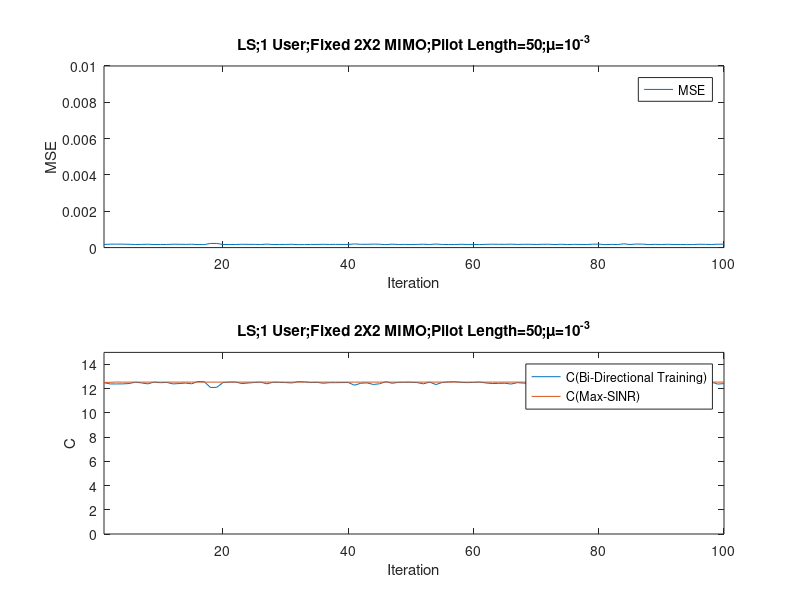

Write MATLAB code to recreate this figure.
%1 user, 2X2 MIMO Channel
%Turn Off Private Channel 
%calculate MSE
%LS Filter
clc
clear

H=[randn(1,1)+1i*randn(1,1) randn(1,1)+1i*randn(1,1);randn(1,1)+1i*randn(1,1) randn(1,1)+1i*randn(1,1)];

v=[0;0];
g=[1;1];
g_w=[1;1]
g=g/norm(g);
g_w=g_w/norm(g_w);

sigma = sqrt(10^(-3));
StepSize = 10^(-3);

R=H*H'+sigma^2*eye(2);
2/max(eig(R));


MSE = zeros(1,10^(7));
LS_LMS = zeros(1,10^(7));
MMSE = zeros(1,10^(7));
C = zeros(1,10^(7));
C_Wiener = zeros(1,10^(7));
SINR = zeros(1,10^(7));
SINR_C_Wiener= zeros(1,10^(7));

i = 50; %FilterLength

for iteration = 1:100

    iteration
    
    v=[0;0];
    g=[1;1];
    g=g/norm(g);
    
    v=[1;1];
    v=v/norm(v);
    
    g_w=[1;1];
    g_w=g_w/norm(g_w);
   
    
    for loop=1:iteration
    
            g=g/norm(g);
            g_w=g_w/norm(g_w);
            
           
            %Backward Training
            for iter1 = 1:i

                    if rand-0.5 >= 0
                                xb(iter1) = 1;
                            else
                                xb(iter1) = -1;
                    end

                    yb(:,iter1) = H.'*g*xb(iter1)+sigma*(1/sqrt(2))*[randn(1,1)+1i*randn(1,1);randn(1,1)+1i*randn(1,1)]; 
                    

            end
            
            v  = inv(yb*yb')*yb*xb';
            v=v/norm(v);
            v_w = inv(H.'*g_w*g_w'*(H.')'+eye(2)*sigma^2)*H.'*g_w;
            v_w=v_w/norm(v_w);
            

            %Forward Training  
            for iter2 = 1:i

                    if rand-0.5 >= 0
                                xf(iter2) = 1;
                            else
                                xf(iter2) = -1;
                    end

                    yf(:,iter2) = H*( v*xf(iter2) )+ sigma*(1/sqrt(2))*[(randn(1,1)+1i*randn(1,1));(randn(1,1)+1i*randn(1,1))]; 
                    
                   
            end 
    
            g_w = inv(H*v_w*v_w'*H'+eye(2)*sigma^2)*H*v_w;
            g  = inv(yf*yf')*yf*xf';
                   
    end
    
    MSE(iteration) = real(  1-v'*H'*g-(v'*H'*g)'+g'*eye(2)*(sigma^2)*g+(v'*H'*g)'*(v'*H'*g) );
    SINR_without_stat(iteration)= norm(( g'*H*v ))^2/norm( g'*eye(2)*sigma^2*g ); 
    SINR_know_stat(iteration)= norm(( g_w'*H*v_w ))^2/norm( g_w'*eye(2)*sigma^2*g_w ); 
    MMSE(iteration) = real(   1-v'*H'* inv(H*v*v'*H'+eye(2)*sigma^2)*H*v);
           
end
   

n=1:iteration;

subplot(2,1,1)
plot(n,MSE(n))
legend('MSE')
xlabel('Iteration')
ylabel('MSE')
title('LS;1 User;Fixed 2X2 MIMO;Pilot Length=50;\mu=10^{-3}')
axis([1 iteration 0 10^(-2)])

subplot(2,1,2)
plot(   n,log2(1+SINR_without_stat(n)),n,log2(1+SINR_know_stat(n)))
legend('C(Bi-Directional Training)','C(Max-SINR)')
xlabel('Iteration')
ylabel('C')
title('LS;1 User;Fixed 2X2 MIMO;Pilot Length=50;\mu=10^{-3}')
axis([1 iteration 0 15])
